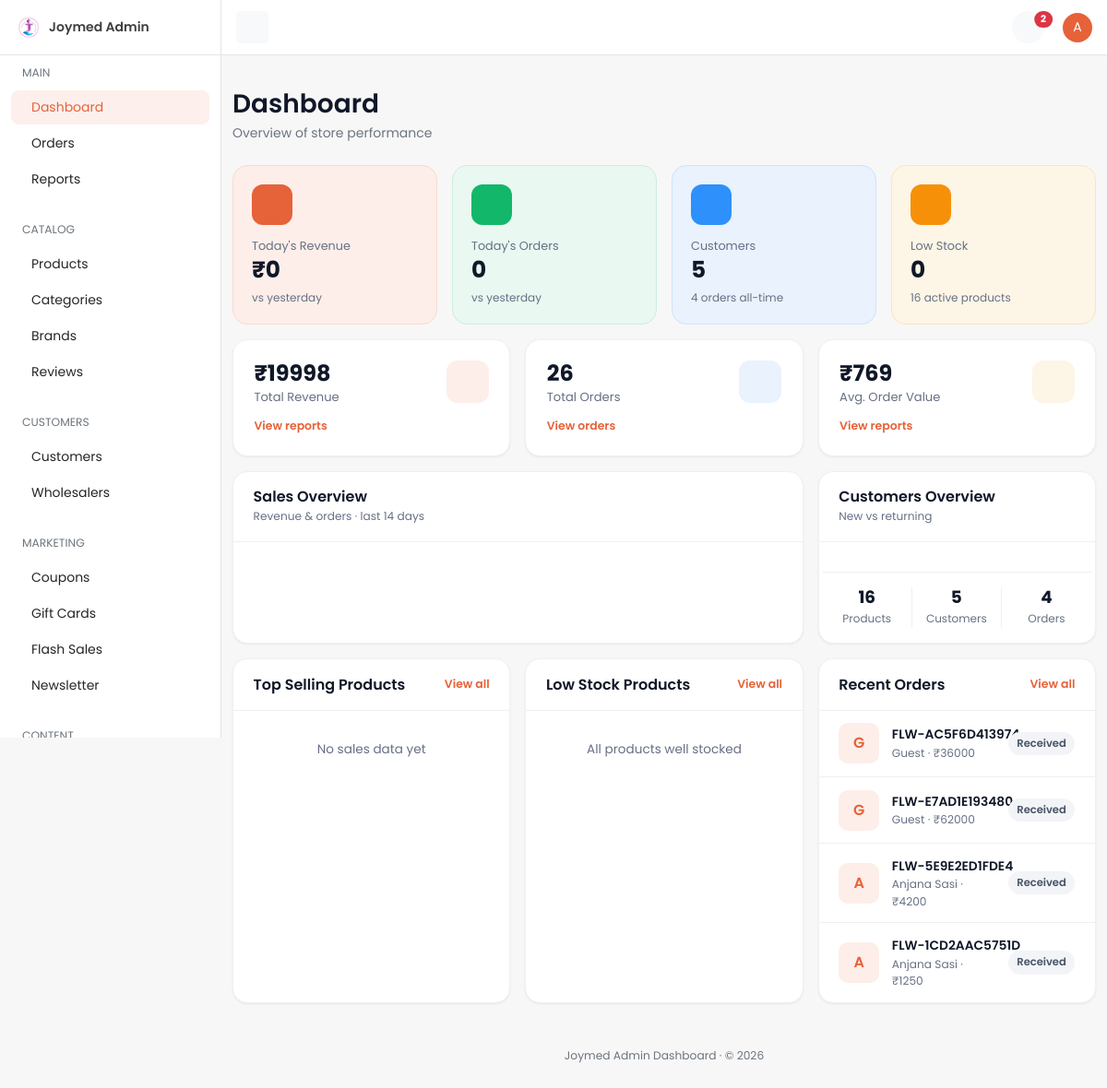
The page /dashboard/ (signed in) on the database as committed earlier.
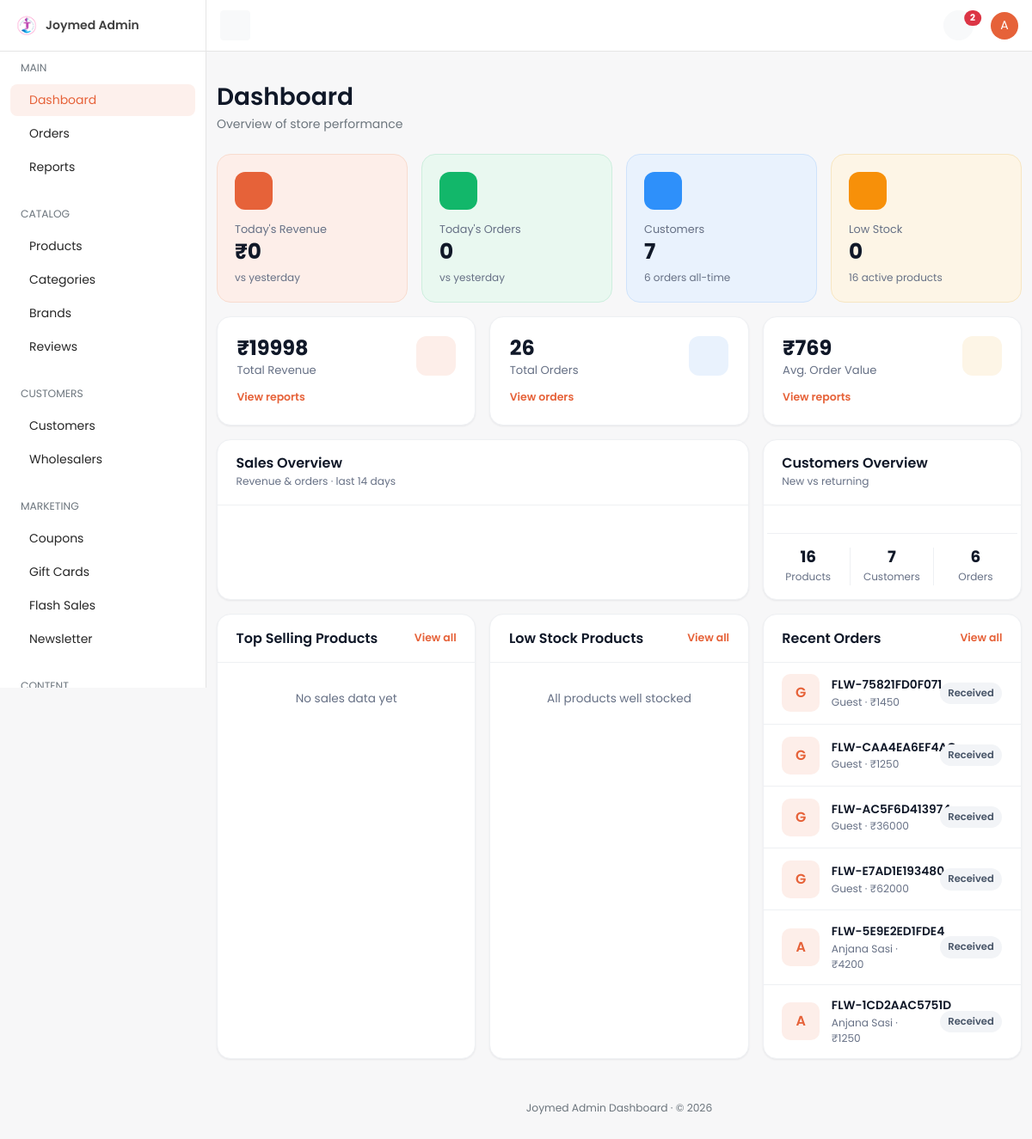
The same page on the database as committed later.
### orders/models.py (models this page shows, shortened)
class Order(TimeStampedModel):
    customer_profile = models.ForeignKey(
        "accounts.CustomerProfile",
        on_delete=models.CASCADE,
        related_name="orders",
        null=True,
        blank=True,
        verbose_name="Customer profile",
        help_text="Owner of this order; null for guest checkout.",
    )
    cart = models.ForeignKey(
        "cart.Cart",
        on_delete=models.SET_NULL,
        null=True,
        blank=True,
        related_name="orders",
        verbose_name="Source cart",
    )
    order_number = models.CharField(
        max_length=32,
        unique=True,
        db_index=True,
        verbose_name="Order number",
        help_text="Human-readable unique order reference.",
    )
    idempotency_key = models.CharField(
        max_length=64,
        unique=True,
        null=True,
        blank=True,
        db_index=True,
        verbose_name="Idempotency key",
        help_text="Client-supplied key preventing duplicate order creation.",
    )
    order_status = models.CharField(
        max_length=20,
        choices=OrderStatus.choices,
        default=OrderStatus.RECEIVED,
        db_index=True,
        verbose_name="Order status",
    )
    delivery_slot_booking = models.ForeignKey(
        "delivery.DeliverySlotBooking",
        on_delete=models.SET_NULL,
        null=True,
        blank=True,
        related_name="orders",
        verbose_name="Delivery slot booking",
    )
    subtotal = models.DecimalField(max_digits=12, decimal_places=2, default=0)
    coupon_discount = models.DecimalField(max_digits=12, decimal_places=2, default=0)
    delivery_charge = models.DecimalField(max_digits=12, decimal_places=2, default=0)
    total_amount = models.DecimalField(
        max_digits=12,
        decimal_places=2,
        verbose_name="Total amount",
        help_text="Order total in the customer's checkout currency.",
    )
    currency = models.ForeignKey(
        "core.Currency",
        on_delete=models.PROTECT,
        null=True,
        blank=True,
        related_name="orders",
        verbose_name="Currency",
    )
    delivery_address_snapshot = models.JSONField(
        default=dict,
        verbose_name="Delivery address snapshot",
    )
    invoice_details = models.JSONField(default=dict, verbose_name="Invoice details")
    class Meta:
        verbose_name = "Order"
        verbose_name_plural = "Orders"
        indexes = [
            models.Index(
                fields=["customer_profile", "-created_at"],
                name="ord_customer_created_idx",
            ),
            models.Index(fields=["order_status"], name="orders_order_status_idx"),
            models.Index(fields=["idempotency_key"], name="orders_idempotency_key_idx"),
        ]
        ordering = ["-created_at"]

### accounts/models.py (models this page shows, shortened)
class CustomerProfile(TimeStampedModel):
    user = models.OneToOneField(
        settings.AUTH_USER_MODEL,
        on_delete=models.CASCADE,
        related_name="customer_profile",
        verbose_name="User",
        help_text="Linked Django auth user.",
    )
    phone = models.CharField(
        max_length=20,
        blank=True,
        db_index=True,
        verbose_name="Phone number",
        help_text="Customer mobile number used for OTP login.",
    )
    phone_verified = models.BooleanField(
        default=False,
        verbose_name="Phone verified",
        help_text="True after a successful OTP verification for this phone.",
    )
    preferred_language = models.CharField(
        max_length=5,
        choices=settings.LANGUAGES,
        default=settings.LANGUAGE_CODE,
        verbose_name="Preferred language",
        help_text="Customer's preferred storefront language.",
    )
    preferred_currency = models.ForeignKey(
        "core.Currency",
        on_delete=models.PROTECT,
        related_name="customer_profiles",
        verbose_name="Preferred currency",
        help_text="Currency used to display prices for this customer.",
    )
    date_of_birth = models.DateField(
        null=True,
        blank=True,
        verbose_name="Date of birth",
        help_text="Optional date of birth for personalization.",
    )
    default_address = models.ForeignKey(
        "accounts.Address",
        on_delete=models.SET_NULL,
        null=True,
        blank=True,
        related_name="+",
        verbose_name="Default address",
        help_text="Customer's primary delivery address.",
    )
    notify_via_email = models.BooleanField(
        default=True,
        verbose_name="Email notifications",
        help_text="Receive order updates via email.",
    )
    notify_via_sms = models.BooleanField(
        default=True,
        verbose_name="SMS notifications",
        help_text="Receive order updates via SMS.",
    )
    notify_via_whatsapp = models.BooleanField(
        default=False,
        verbose_name="WhatsApp notifications",
        help_text="Receive order updates via WhatsApp.",
    )
    class Meta:
        verbose_name = "Customer profile"
        verbose_name_plural = "Customer profiles"
        indexes = [
            models.Index(fields=["phone"], name="accounts_profile_phone_idx"),
        ]
    def __str__(self) -> str:
        return self.user.get_full_name() or self.user.email or str(self.pk)

### dashboard/views/home.py (the view)
# urls.py: path("", home.home_view, name="home"),
@dashboard_required
@require_GET
def home_view(request: HttpRequest) -> HttpResponse:
    summary = get_admin_dashboard_summary()
    sales_series = selectors.get_sales_series(days=14)
    customer_split = selectors.get_customer_split()
    counts = selectors.get_dashboard_counts()
    totals = DailySalesReport.objects.aggregate(
        revenue=Sum("revenue"),
        orders=Sum("order_count"),
    )
    total_revenue = totals["revenue"] or 0
    total_orders = totals["orders"] or 0
    avg_order_value = (float(total_revenue) / total_orders) if total_orders else 0
    default_currency = Currency.objects.filter(is_default=True).first()
    context = {
        "nav_section": "home",
        "page_title": "Dashboard",
        "currency_symbol": default_currency.symbol if default_currency else "",
        "summary": summary,
        "counts": counts,
        "revenue_delta": _pct_delta(summary["today_revenue"], summary["yesterday_revenue"]),
        "order_delta": _pct_delta(summary["today_order_count"], summary["yesterday_order_count"]),
        "total_revenue": total_revenue,
        "total_orders": total_orders,
        "avg_order_value": avg_order_value,
        "top_products": selectors.get_top_products(limit=5),
        "low_stock": selectors.get_low_stock_products(limit=5),
        "recent_orders": selectors.get_recent_orders(limit=6),
        "sales_series": sales_series,
        "customer_split": customer_split,
    }
    return render(request, "dashboard/home.html", context)

### dashboard/templates/dashboard/home.html (shortened to what this page needs)
{% extends "dashboard/base.html" %}
{% load static dashboard_extras %}
{% block page_title %}Dashboard{% endblock %}
{% block breadcrumbs %}<p class="mb-0 text-secondary">Overview of store performance</p>{% endblock %}
{% block content %}
<div class="row g-3 mb-3">
  <div class="col-xl-3 col-md-6">
    <div class="kpi-tile tile-rose">
      <div class="kpi-icon"></div>
      <p class="kpi-label">Today's Revenue</p>
      <h3 class="kpi-value">{{ currency_symbol }}{{ summary.today_revenue|floatformat:0 }}</h3>
      {% if revenue_delta is not None %}
      <span class="trend {% if revenue_delta >= 0 %}trend-up{% else %}trend-down{% endif %}">
        <i class="ti {% if revenue_delta >= 0 %}ti-trending-up{% else %}ti-trending-down{% endif %}"></i>
        {{ revenue_delta }}% vs yesterday
      </span>
      {% else %}<span class="kpi-sub">vs yesterday</span>{% endif %}
    </div>
  </div>
  <div class="col-xl-3 col-md-6">
    <div class="kpi-tile tile-green">
      <div class="kpi-icon"></div>
      <p class="kpi-label">Today's Orders</p>
      <h3 class="kpi-value">{{ summary.today_order_count }}</h3>
      {% if order_delta is not None %}
      <span class="trend {% if order_delta >= 0 %}trend-up{% else %}trend-down{% endif %}">
        <i class="ti {% if order_delta >= 0 %}ti-trending-up{% else %}ti-trending-down{% endif %}"></i>
        {{ order_delta }}% vs yesterday
      </span>
      {% else %}<span class="kpi-sub">vs yesterday</span>{% endif %}
    </div>
  </div>
  <div class="col-xl-3 col-md-6">
    <div class="kpi-tile tile-blue">
      <div class="kpi-icon"></div>
      <p class="kpi-label">Customers</p>
      <h3 class="kpi-value">{{ counts.customer_count }}</h3>
      <span class="kpi-sub">{{ counts.order_count }} orders all-time</span>
    </div>
  </div>
  <div class="col-xl-3 col-md-6">
    <div class="kpi-tile tile-amber">
      <div class="kpi-icon"></div>
      <p class="kpi-label">Low Stock</p>
      <h3 class="kpi-value">{{ summary.low_stock_alert_count }}</h3>
      <span class="kpi-sub">{{ counts.product_count }} active products</span>
    </div>
  </div>
</div>
<div class="row g-3 mb-3">
  <div class="col-lg-4 col-md-6">
    <div class="card stat-card h-100">
      <div class="card-body d-flex justify-content-between align-items-start">
        <div>
          <h3 class="stat-value">{{ currency_symbol }}{{ total_revenue|floatformat:0 }}</h3>
          <p class="stat-label">Total Revenue</p>
          <a href="{% url 'dashboard:reports' %}" class="stat-link">View reports </a>
        </div>
        <span class="stat-icon icon-rose"></span>
      </div>
    </div>
  </div>
  <div class="col-lg-4 col-md-6">
    <div class="card stat-card h-100">
      <div class="card-body d-flex justify-content-between align-items-start">
        <div>
          <h3 class="stat-value">{{ total_orders }}</h3>
          <p class="stat-label">Total Orders</p>
          <a href="{% url 'dashboard:order-list' %}" class="stat-link">View orders </a>
        </div>
        <span class="stat-icon icon-blue"></span>
      </div>
    </div>
  </div>
  <div class="col-lg-4 col-md-6">
    <div class="card stat-card h-100">
      <div class="card-body d-flex justify-content-between align-items-start">
        <div>
          <h3 class="stat-value">{{ currency_symbol }}{{ avg_order_value|floatformat:0 }}</h3>
          <p class="stat-label">Avg. Order Value</p>
          <a href="{% url 'dashboard:reports' %}" class="stat-link">View reports </a>
        </div>
        <span class="stat-icon icon-amber"></span>
      </div>
    </div>
  </div>
</div>
<div class="row g-3 mb-3">
  <div class="col-12 col-lg-8">
    <div class="card h-100">
      <div class="card-header panel-header">
        <div>
          <h3 class="panel-title">Sales Overview</h3>
          <p class="panel-sub">Revenue &amp; orders · last 14 days</p>
        </div>
      </div>
      <div class="card-body pt-2"><div id="salesChart"></div></div>
    </div>
  </div>
  <div class="col-12 col-lg-4">
    <div class="card h-100">
      <div class="card-header panel-header">
        <div>
          <h3 class="panel-title">Customers Overview</h3>
          <p class="panel-sub">New vs returning</p>
        </div>
      </div>
      <div class="card-body text-center">
        <div class="row overview-stats mt-3">
          <div class="col-4"><h4>{{ counts.product_count }}</h4><span>Products</span></div>
          <div class="col-4"><h4>{{ counts.customer_count }}</h4><span>Customers</span></div>
          <div class="col-4"><h4>{{ counts.order_count }}</h4><span>Orders</span></div>
        </div>
      </div>
    </div>
  </div>
</div>
<div class="row g-3">
  <div class="col-lg-4">
    <div class="card h-100">
      <div class="card-header panel-header">
        <h4 class="panel-title">Top Selling Products</h4>
        <a href="{% url 'dashboard:product-list' %}" class="panel-link">View all</a>
      </div>
      <div class="card-body p-0">
        {% for p in top_products %}
        <div class="list-row">
          {% if p.image %}<img src="{{ p.image }}" class="thumb" alt="">{% else %}<span class="thumb thumb-fallback">{{ p.name|first|upper }}</span>{% endif %}
          <div class="list-main">
            <p class="list-title">{{ p.name }}</p>
            <p class="list-meta">{{ currency_symbol }}{{ p.revenue|floatformat:0 }} · {{ p.units }} sold</p>
          </div>
          <span class="share-badge">{{ p.share }}%</span>
        </div>
        {% empty %}
        <p class="empty-state">No sales data yet</p>
        {% endfor %}
      </div>
    </div>
  </div>
  <div class="col-lg-4">
    <div class="card h-100">
      <div class="card-header panel-header">
        <h4 class="panel-title">Low Stock Products</h4>
        <a href="{% url 'dashboard:product-list' %}" class="panel-link">View all</a>
      </div>
      <div class="card-body p-0">
        {% for prod in low_stock %}
        <div class="list-row">
          {% if prod.image %}<img src="{{ prod.image }}" class="thumb" alt="">{% else %}<span class="thumb thumb-fallback">{{ prod.name|first|upper }}</span>{% endif %}
          <div class="list-main">
            <p class="list-title">{{ prod.name }}</p>
            <p class="list-meta">SKU: {{ prod.sku }}</p>
          </div>
          <div class="text-end">
            <span class="stock-count">{{ prod.stock|stringformat:"02d" }}</span>
            <span class="stock-label">in stock</span>
          </div>
        </div>
        {% empty %}
        <p class="empty-state">All products well stocked</p>
        {% endfor %}
      </div>
    </div>
  </div>
  <div class="col-lg-4">
    <div class="card h-100">
      <div class="card-header panel-header">
        <h4 class="panel-title">Recent Orders</h4>
        <a href="{% url 'dashboard:order-list' %}" class="panel-link">View all</a>
      </div>
      <div class="card-body p-0">
        {% for order in recent_orders %}
        <div class="list-row">
          <span class="thumb thumb-fallback">{{ order.customer_profile|default:"G"|stringformat:"s"|first|upper }}</span>
          <div class="list-main">
            <a href="{% url 'dashboard:order-detail' order.pk %}" class="list-title link">{{ order.order_number }}</a>
            <p class="list-meta">{{ order.customer_profile|default:"Guest" }} · {{ currency_symbol }}{{ order.total_amount|floatformat:0 }}</p>
          </div>
          <span class="pill {{ order.order_status|status_pill }}">{{ order.get_order_status_display }}</span>
        </div>
        {% empty %}
        <p class="empty-state">No orders yet</p>
        {% endfor %}
      </div>
    </div>
  </div>
</div>
{% endblock %}

### dashboard/templates/dashboard/partials/_topbar.html (shortened to what this page needs)
{% load static %}
<nav id="topbar" class="navbar bg-white border-bottom fixed-top topbar px-3">
  <button id="toggleBtn" class="d-none d-lg-inline-flex btn btn-light btn-icon btn-sm" type="button">
  </button>
  <div>
    <ul class="list-unstyled d-flex align-items-center mb-0 gap-1">
      <li>
        <a class="position-relative btn-icon btn-sm btn-light btn rounded-circle" data-bs-toggle="dropdown"
           aria-expanded="false" href="#" role="button">
          {% if dashboard_unread_count %}
          <span class="position-absolute top-0 start-100 translate-middle badge rounded-pill bg-danger mt-2 ms-n2">
            {{ dashboard_unread_count }}
          </span>
          {% endif %}
        </a>
      </li>
      <li class="ms-3 dropdown">
        <a href="#" role="button" data-bs-toggle="dropdown" aria-expanded="false">
          <span class="avatar avatar-sm avatar-primary rounded-circle">
            <span class="avatar-initials rounded-circle">{{ request.user.get_username|slice:":1"|upper }}</span>
          </span>
        </a>
      </li>
    </ul>
  </div>
</nav>

Rows that differ between the two databases and show on the page:
added Order: customer_profile|first "G", order_number "FLW-75821FD0F071", customer_profile "Guest", currency_symbol "₹", total_amount "1450", order_status "Received"
added Order: customer_profile|first "G", order_number "FLW-CAA4EA6EF4AC", customer_profile "Guest", currency_symbol "₹", total_amount "1250", order_status "Received"
Other text that changed with them:
{{ counts.customer_count }}: "5" → "7"
{{ counts.order_count }}: "4" → "6"
